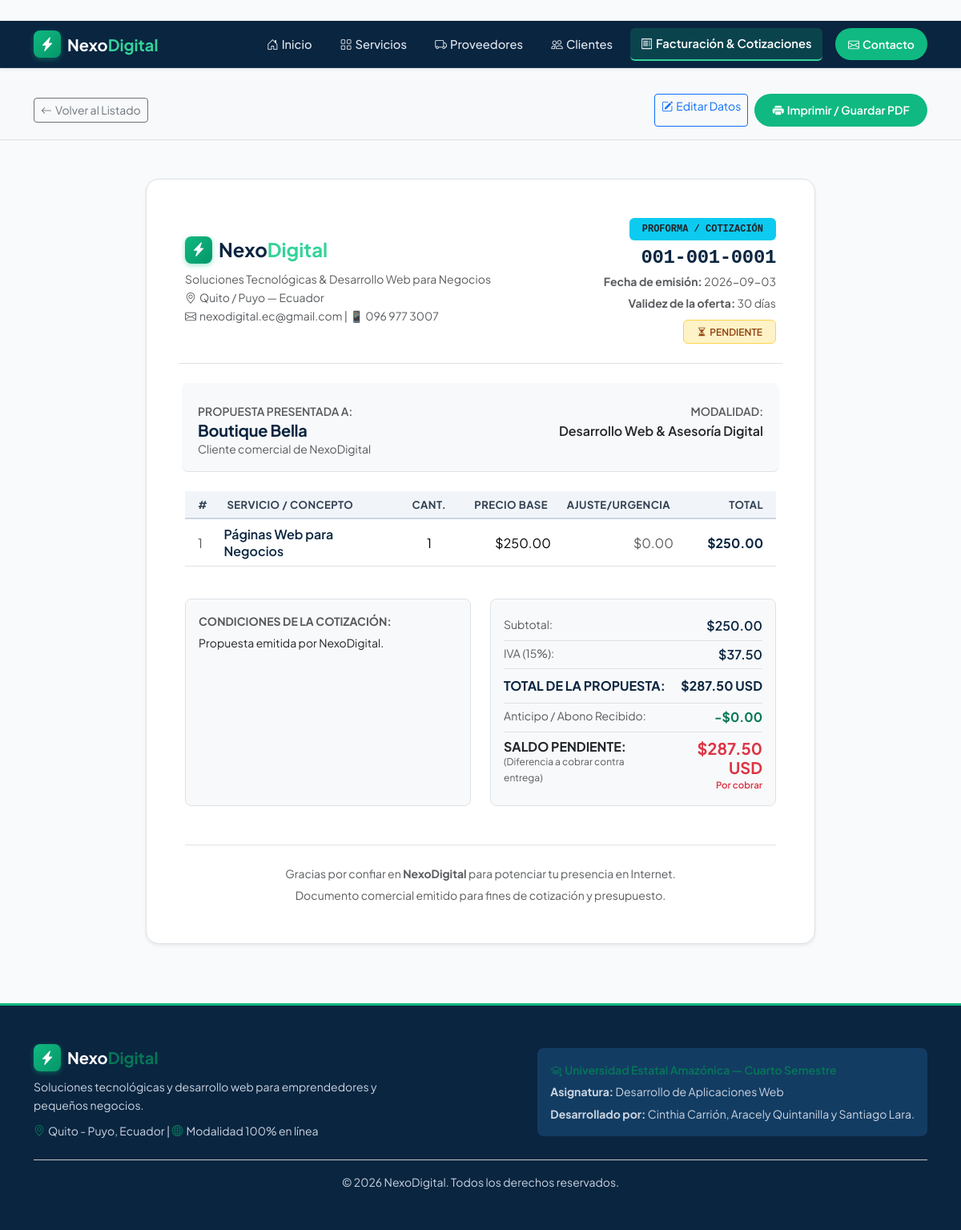
Screenshot of /facturacion/comprobante/001-001-0001 with the database file from the repository.
### tables this page shows
CREATE TABLE facturacion (
            numero TEXT PRIMARY KEY,
            tipo TEXT NOT NULL,
            cliente_cedula TEXT NOT NULL,
            fecha TEXT NOT NULL,
            validez TEXT,
            subtotal REAL,
            iva REAL,
            monto REAL NOT NULL,
            anticipo REAL DEFAULT 0,
            saldo_pendiente REAL DEFAULT 0,
            estado_id INTEGER NOT NULL,
            notas TEXT,
            FOREIGN KEY (cliente_cedula) REFERENCES clientes (cedula) ON UPDATE CASCADE,
            FOREIGN KEY (estado_id) REFERENCES estados_documento (id)
        );

CREATE TABLE estados_documento (
            id INTEGER PRIMARY KEY AUTOINCREMENT,
            nombre TEXT NOT NULL UNIQUE
        );

CREATE TABLE clientes (
            cedula TEXT PRIMARY KEY,
            nombre TEXT NOT NULL,
            telefono TEXT NOT NULL,
            correo TEXT NOT NULL,
            tipo_negocio_id INTEGER,
            ciudad TEXT NOT NULL,
            FOREIGN KEY (tipo_negocio_id) REFERENCES tipos_negocio (id)
        );

CREATE TABLE detalle_factura (
            id INTEGER PRIMARY KEY AUTOINCREMENT,
            factura_numero TEXT NOT NULL,
            servicio_id INTEGER,
            nombre_servicio TEXT NOT NULL,
            cantidad INTEGER NOT NULL DEFAULT 1,
            precio_base REAL NOT NULL DEFAULT 0,
            ajuste REAL NOT NULL DEFAULT 0,
            total REAL NOT NULL,
            FOREIGN KEY (factura_numero) REFERENCES facturacion (numero) ON DELETE CASCADE ON UPDATE CASCADE,
            FOREIGN KEY (servicio_id) REFERENCES servicios (id) ON DELETE SET NULL
        );

### app.py (the view)
@app.route('/facturacion/comprobante/<numero>')
def ver_comprobante(numero):
    conn = db.get_connection()
    fila = conn.execute('''
        SELECT f.*, c.nombre AS cliente_nombre, e.nombre AS estado_nombre
        FROM facturacion f
        JOIN clientes c ON f.cliente_cedula = c.cedula
        JOIN estados_documento e ON f.estado_id = e.id
        WHERE f.numero = ?
    ''', (numero,)).fetchone()
    if fila is None:
        conn.close()
        flash('El documento seleccionado no existe.', 'danger')
        return redirect(url_for('facturacion'))
    factura = dict(fila)
    detalle = conn.execute('SELECT * FROM detalle_factura WHERE factura_numero = ?', (numero,)).fetchall()
    conn.close()
    factura['servicios_detalle'] = [
        {'id': d['servicio_id'], 'servicio': d['nombre_servicio'], 'cantidad': d['cantidad'],
         'precio': d['precio_base'], 'ajuste': d['ajuste'], 'total': d['total']}
        for d in detalle
    ]
    return render_template('comprobante_factura.html', factura=factura, numero=numero)

### db.py (called while the page is built)
def get_connection():
    os.makedirs(DATA_DIR, exist_ok=True)
    conn = sqlite3.connect(DB_PATH)
    conn.row_factory = sqlite3.Row       # permite leer filas como fila['nombre']
    conn.execute('PRAGMA foreign_keys = ON')  # SQLite exige activar las FK en cada conexión
    return conn

### templates/comprobante_factura.html (shortened to what this page needs)
﻿{% extends "base.html" %}
{% set es_cotizacion = (factura.tipo == 'Cotizacion') %}
{% block content %}
<section class="py-3 btn-print-hide bg-light border-bottom">
    <div class="container d-flex justify-content-between align-items-center flex-wrap gap-2">
        <div>
            <a href="{{ url_for('facturacion') }}" class="btn btn-outline-secondary btn-sm">
                <i class="bi bi-arrow-left me-1"></i>Volver al Listado
            </a>
        </div>
        <div class="d-flex gap-2">
            <a href="{{ url_for('editar_factura', numero=numero) }}" class="btn btn-outline-primary btn-sm">
                <i class="bi bi-pencil-square me-1"></i>Editar Datos
            </a>
            <button type="button" class="btn btn-verde btn-sm" onclick="window.print();">
                <i class="bi bi-printer-fill me-1"></i>Imprimir / Guardar PDF
            </button>
        </div>
    </div>
</section>
<section class="py-5">
    <div class="container" style="max-width: 860px;">
        <div class="card p-4 p-md-5 shadow-sm border rounded-4 bg-white">
            <div class="row align-items-center justify-content-between pb-4 border-bottom g-3">
                <div class="col-sm-7">
                    <div class="d-flex align-items-center gap-2 mb-2">
                        <span class="brand-badge"><i class="bi bi-lightning-charge-fill"></i></span>
                        <span class="h4 mb-0 fw-bold text-navy">Nexo<span class="text-mint">Digital</span></span>
                    </div>
                    <p class="text-muted small mb-0">Soluciones Tecnológicas & Desarrollo Web para Negocios</p>
                    <p class="text-muted small mb-0"><i class="bi bi-geo-alt me-1"></i>Quito / Puyo — Ecuador</p>
                    <p class="text-muted small mb-0"><i class="bi bi-envelope me-1"></i>nexodigital.ec@gmail.com | 📱 096 977 3007</p>
                </div>
                <div class="col-sm-5 text-sm-end">
                    {% if es_cotizacion %}
                        <span class="badge bg-info text-dark px-3 py-2 text-uppercase mb-2 font-monospace fw-bold">PROFORMA / COTIZACIÓN</span>
                    {% else %}
                        <span class="badge bg-navy text-white px-3 py-2 text-uppercase mb-2 font-monospace fw-bold">FACTURA DE VENTA</span>
                    {% endif %}
                    <h3 class="h4 fw-bold text-navy mb-1 font-monospace">{{ factura.numero }}</h3>
                    <p class="text-muted small mb-1"><strong>Fecha de emisión:</strong> {{ factura.fecha }}</p>
                    {% if es_cotizacion and factura.validez %}
                        <p class="text-muted small mb-1"><strong>Validez de la oferta:</strong> {{ factura.validez }}</p>
                    {% endif %}
                    <div class="mt-2">
                        {% if factura.estado_nombre in ["Pagada", "Aprobada"] %}
                            <span class="badge badge-disponible px-3 py-2">
                                <i class="bi bi-check-circle-fill me-1"></i>{{ factura.estado_nombre|upper }}
                            </span>
                        {% elif factura.estado_nombre in ["Pendiente", "En revision"] %}
                            <span class="badge badge-proximamente px-3 py-2">
                                <i class="bi bi-hourglass-split me-1"></i>{{ factura.estado_nombre|upper }}
                            </span>
                        {% else %}
                            <span class="badge badge-vencida px-3 py-2">
                                <i class="bi bi-exclamation-triangle-fill me-1"></i>{{ factura.estado_nombre|upper }}
                            </span>
                        {% endif %}
                    </div>
                </div>
            </div>
            <div class="row py-3 border-bottom bg-light rounded-3 my-4 p-3 g-2">
                <div class="col-sm-7">
                    <small class="text-muted text-uppercase fw-semibold d-block">
                        {{ 'Propuesta presentada a:' if es_cotizacion else 'Facturado a:' }}
                    </small>
                    <h4 class="h5 fw-bold text-navy mb-0">{{ factura.cliente_nombre }}</h4>
                    <span class="small text-muted">Cliente comercial de NexoDigital</span>
                </div>
                <div class="col-sm-5 text-sm-end">
                    <small class="text-muted text-uppercase fw-semibold d-block">Modalidad:</small>
                    <span class="fw-semibold text-dark">Desarrollo Web & Asesoría Digital</span>
                </div>
            </div>
            <div class="table-responsive mb-4">
                <table class="table align-middle custom-table">
                    <thead>
                        <tr>
                            <th class="ps-3 py-2" style="width: 40px;">#</th>
                            <th class="py-2">Servicio / Concepto</th>
                            <th class="py-2 text-center" style="width: 80px;">Cant.</th>
                            <th class="py-2 text-end" style="width: 120px;">Precio Base</th>
                            <th class="py-2 text-end" style="width: 130px;">Ajuste/Urgencia</th>
                            <th class="py-2 text-end pe-3" style="width: 120px;">Total</th>
                        </tr>
                    </thead>
                    <tbody>
                        {% if factura.servicios_detalle and factura.servicios_detalle|length > 0 %}
                            {% for item in factura.servicios_detalle %}
                            <tr>
                                <td class="ps-3 text-muted">{{ loop.index }}</td>
                                <td class="fw-semibold text-navy">{{ item.servicio }}</td>
                                <td class="text-center">{{ item.cantidad or 1 }}</td>
                                <td class="text-end">${{ "%.2f"|format(item.precio or 0.0) }}</td>
                                <td class="text-end text-muted">${{ "%.2f"|format(item.ajuste or 0.0) }}</td>
                                <td class="text-end pe-3 fw-bold text-navy">${{ "%.2f"|format(item.total or 0.0) }}</td>
                            </tr>
                            {% endfor %}
                        {% endif %}
                    </tbody>
                </table>
            </div>
            <div class="row justify-content-between g-4">
                <div class="col-md-6">
                    <div class="p-3 bg-light rounded-3 border h-100">
                        <span class="small text-muted fw-bold text-uppercase d-block mb-1">
                            {{ 'Condiciones de la Cotización:' if es_cotizacion else 'Términos y Garantía:' }}
                        </span>
                        <p class="small text-dark mb-0">
                            {{ factura.notas or ('Propuesta válida por 15 días. Se requiere un anticipo para iniciar desarrollo y el saldo se cancela contra entrega.' if es_cotizacion else 'Comprobante de servicios digitales con garantía de soporte técnico por 30 días.') }}
                        </p>
                    </div>
                </div>
                <div class="col-md-6">
                    <div class="border rounded-3 p-3 bg-light">
                        <div class="d-flex justify-content-between py-1 border-bottom">
                            <span class="text-muted small">Subtotal:</span>
                            <span class="fw-semibold text-navy">${{ "%.2f"|format(factura.subtotal or factura.monto) }}</span>
                        </div>
                        <div class="d-flex justify-content-between py-1 border-bottom">
                            <span class="text-muted small">IVA (15%):</span>
                            <span class="fw-semibold text-navy">${{ "%.2f"|format(factura.iva or 0.0) }}</span>
                        </div>
                        <div class="d-flex justify-content-between py-2 border-bottom">
                            <span class="fw-bold text-navy">TOTAL {{ 'DE LA PROPUESTA' if es_cotizacion else 'GENERAL' }}:</span>
                            <span class="fw-bold text-navy fs-6">${{ "%.2f"|format(factura.monto) }} USD</span>
                        </div>
                        <div class="d-flex justify-content-between py-1 border-bottom">
                            <span class="text-muted small">Anticipo / Abono Recibido:</span>
                            <span class="fw-bold text-emerald">-${{ "%.2f"|format(factura.anticipo or 0.0) }}</span>
                        </div>
                        {% set saldo_val = factura.saldo_pendiente if factura.saldo_pendiente is defined else (factura.monto - (factura.anticipo or 0.0)) %}
                        <div class="d-flex justify-content-between pt-2">
                            <div>
                                <span class="h6 fw-bold text-dark mb-0 d-block">SALDO PENDIENTE:</span>
                                <small class="text-muted" style="font-size: 0.75rem;">(Diferencia a cobrar contra entrega)</small>
                            </div>
                            <div class="text-end">
                                {% if saldo_val > 0 %}
                                    <span class="h5 fw-bold text-danger mb-0">${{ "%.2f"|format(saldo_val) }} USD</span>
                                    <small class="d-block text-danger fw-semibold" style="font-size: 0.72rem;">Por cobrar</small>
                                {% else %}
                                    <span class="h6 fw-bold text-success mb-0">$0.00 (Totalmente Liquidado)</span>
                                    <small class="d-block text-success fw-semibold" style="font-size: 0.72rem;">Sin saldo pendiente</small>
                                {% endif %}
                            </div>
                        </div>
                    </div>
                </div>
            </div>
            <div class="border-top mt-5 pt-4 text-center text-muted small">
                <p class="mb-1">Gracias por confiar en <strong>NexoDigital</strong> para potenciar tu presencia en Internet.</p>
                <p class="mb-0">
                    {{ 'Documento comercial emitido para fines de cotización y presupuesto.' if es_cotizacion else 'Comprobante electrónico de venta emitido por NexoDigital.' }}
                </p>
            </div>
        </div>
    </div>
</section>
{% endblock %}

### static/css/estilo.css (style rules this page uses)
:root { --navy: #0A2540; --navy-dark: #06182a; --navy-light: #133c63; --navy-subtle: #e6edf5; --emerald: #10b981; --emerald-dark: #047857; --emerald-subtle: #d1fae5; --emerald-text: #065f46; --mint-bright: #34d399; --amber: #f59e0b; --amber-subtle: #fef3c7; --amber-text: #92400e; --rose: #ef4444; --rose-subtle: #fee2e2; --rose-text: #991b1b; --bg-body: #f8fafc; --bg-card: #ffffff; --text-heading: #0f172a; --text-body: #334155; --text-muted: #475569; --border-color: #e2e8f0; --radius-sm: 8px; --radius-md: 12px; --radius-lg: 18px; --shadow-sm: 0 2px 6px rgba(15, 23, 42, 0.04); --shadow-md: 0 4px 16px rgba(15, 23, 42, 0.06); --shadow-hover: 0 10px 24px rgba(15, 23, 42, 0.10); }
body { font-family: 'Plus Jakarta Sans', -apple-system, BlinkMacSystemFont, 'Segoe UI', Roboto, sans-serif; background-color: var(--bg-body); color: var(--text-body); line-height: 1.65; -webkit-font-smoothing: antialiased; }
h1, h2, h3, h4, h5, h6 { color: var(--text-heading); font-weight: 700; letter-spacing: -0.015em; }
.text-navy { color: var(--navy) !important; }
.text-emerald { color: var(--emerald-dark) !important; }
.text-mint { color: var(--mint-bright) !important; }
.brand-badge { display: inline-flex; align-items: center; justify-content: center; width: 34px; height: 34px; border-radius: 8px; background: linear-gradient(135deg, #10b981, #059669); color: white; font-size: 1.1rem; box-shadow: 0 2px 6px rgba(16, 185, 129, 0.4); }
.btn-verde { background-color: var(--emerald); color: #ffffff !important; border-radius: 50px; border: none; font-weight: 600; padding: 0.6rem 1.4rem; transition: all 0.2s ease; }
.card { border-radius: var(--radius-md); background-color: var(--bg-card); border: 1px solid var(--border-color); box-shadow: var(--shadow-sm); transition: transform 0.2s ease, box-shadow 0.2s ease; }
.badge-proximamente { background-color: var(--amber-subtle) !important; color: var(--amber-text) !important; font-weight: 600; border: 1px solid #fcd34d; }
.custom-table thead th { background-color: #f1f5f9; color: #334155; font-weight: 700; border-bottom: 2px solid #cbd5e1; font-size: 0.82rem; text-transform: uppercase; letter-spacing: 0.03em; padding: 0.85rem 0.75rem; }
.custom-table tbody tr { transition: background-color 0.15s ease; }

### rows the page displays
facturacion: numero "001-001-0001", fecha "2026-09-03", validez "30 días", notas "Propuesta emitida por NexoDigital.", subtotal "250.00", iva "37.50", monto "287.50", anticipo "0.00", saldo_pendiente "287.50"
estados_documento: estado_nombre "PENDIENTE"
clientes: cliente_nombre "Boutique Bella"
detalle_factura: servicio "Páginas Web para Negocios", cantidad "1", precio_base "250.00", ajuste "0.00", total "250.00"

### other values shown
{{ 'Propuesta presentada a:' if es_cotizacion else 'Facturado a:' }} "PROPUESTA PRESENTADA A:"
{{ 'DE LA PROPUESTA' if es_cotizacion else 'GENERAL' }} "DE LA PROPUESTA"
